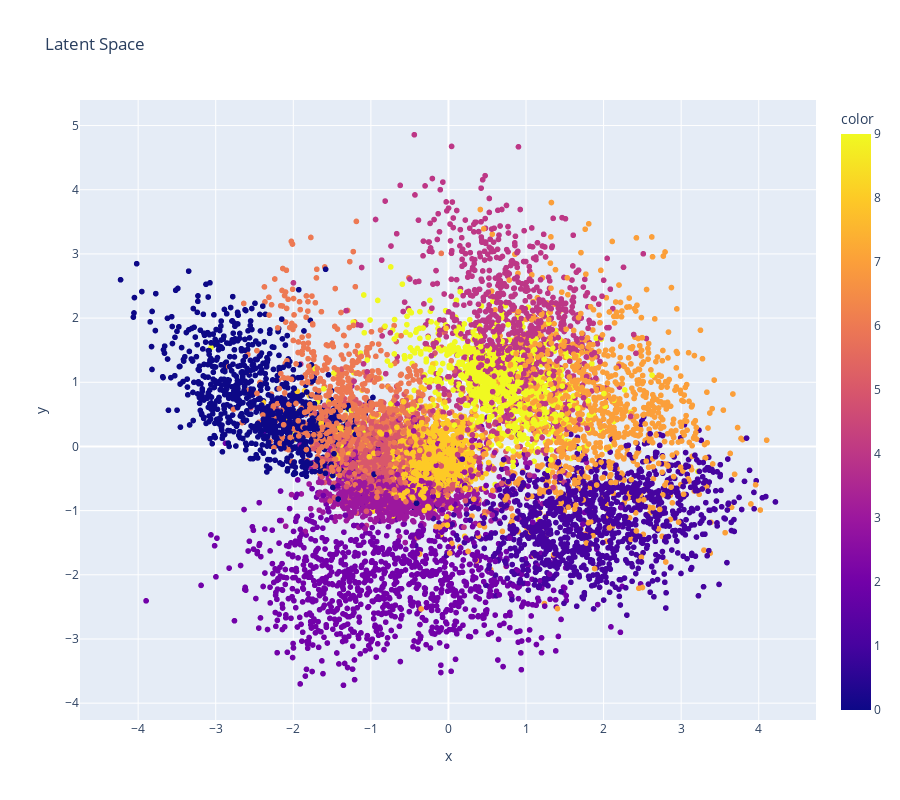

The notebook cell saved with this chart:
### Code cell
model.eval()
with torch.no_grad():
    values = []
    classes = []
    for x, y in val_loader:
        x = x.to(device)
        z = model.encoder(x)

        values.append(z.cpu().numpy())
        classes.append(y.cpu().numpy().flatten())

    values = np.concatenate(values, axis=0)
    classes = np.concatenate(classes, axis=0)

    # Perform PCA for 3 highest components
    pca = PCA(n_components=2)
    values = pca.fit_transform(values)

    fig = px.scatter(
        x=values[:, 0],
        y=values[:, 1],
        color=classes,
        labels={"values": values},
        title="Latent Space",
        category_orders={"color": np.unique(classes)},
        height=800,
        
    )
    fig.show()

### Figure 1 — Plotly figure (JSON) as saved in the notebook; plotly's stock layout.template omitted (floating-point values rounded to 4 significant figures; data arrays with more than 128 entries replaced by an {"elided": "..."} marker saying what was removed)
{"data": [{"hovertemplate": "x=%{x}<br>y=%{y}<br>color=%{marker.color}<extra></extra>", "legendgroup": "", "marker": {"color": {"elided": "10000 int values"}, "coloraxis": "coloraxis", "symbol": "circle"}, "mode": "markers", "name": "", "showlegend": false, "type": "scattergl", "x": {"elided": "10000 float values"}, "xaxis": "x", "y": {"elided": "10000 float values"}, "yaxis": "y"}], "layout": {"coloraxis": {"colorbar": {"title": {"text": "color"}}, "colorscale": [[0, "#0d0887"], [0.1111, "#46039f"], [0.2222, "#7201a8"], [0.3333, "#9c179e"], [0.4444, "#bd3786"], [0.5556, "#d8576b"], [0.6667, "#ed7953"], [0.7778, "#fb9f3a"], [0.8889, "#fdca26"], [1, "#f0f921"]]}, "height": 800, "legend": {"tracegroupgap": 0}, "title": {"text": "Latent Space"}, "xaxis": {"anchor": "y", "domain": [0, 1], "title": {"text": "x"}}, "yaxis": {"anchor": "x", "domain": [0, 1], "title": {"text": "y"}}}}
